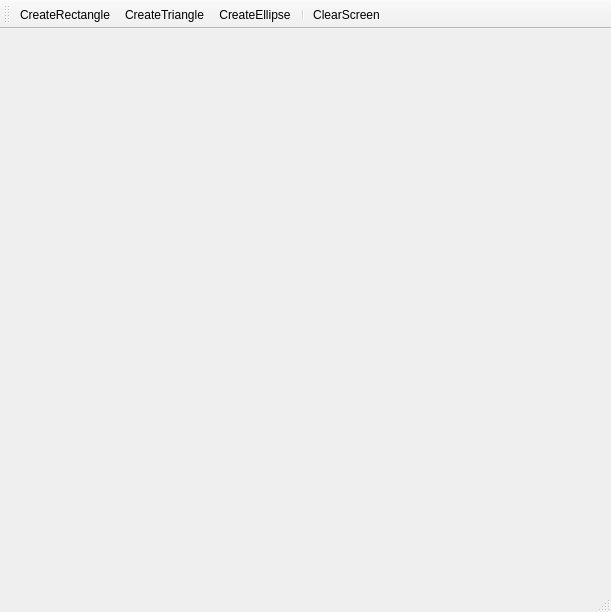
<?xml version="1.0" encoding="UTF-8"?>
<ui version="4.0">
 <class>MainWindow</class>
 <widget class="QMainWindow" name="MainWindow">
  <property name="geometry">
   <rect>
    <x>0</x>
    <y>0</y>
    <width>611</width>
    <height>612</height>
   </rect>
  </property>
  <property name="windowTitle">
   <string>MainWindow</string>
  </property>
  <widget class="QWidget" name="centralwidget"/>
  <widget class="QMenuBar" name="menubar">
   <property name="geometry">
    <rect>
     <x>0</x>
     <y>0</y>
     <width>611</width>
     <height>21</height>
    </rect>
   </property>
  </widget>
  <widget class="QStatusBar" name="statusbar"/>
  <widget class="QToolBar" name="toolBar">
   <property name="windowTitle">
    <string>toolBar</string>
   </property>
   <attribute name="toolBarArea">
    <enum>TopToolBarArea</enum>
   </attribute>
   <attribute name="toolBarBreak">
    <bool>false</bool>
   </attribute>
   <addaction name="actionCreateRectangle"/>
   <addaction name="actionCreateTriangle"/>
   <addaction name="actionCreateEllipse"/>
   <addaction name="separator"/>
   <addaction name="actionClearScreen"/>
  </widget>
  <action name="actionCreateRectangle">
   <property name="icon">
    <iconset resource="icons.qrc">
     <normaloff>:/img/img/rectangle.jpg</normaloff>:/img/img/rectangle.jpg</iconset>
   </property>
   <property name="text">
    <string>CreateRectangle</string>
   </property>
  </action>
  <action name="actionCreateTriangle">
   <property name="icon">
    <iconset resource="icons.qrc">
     <normaloff>:/img/img/triangle.gif</normaloff>:/img/img/triangle.gif</iconset>
   </property>
   <property name="text">
    <string>CreateTriangle</string>
   </property>
  </action>
  <action name="actionCreateEllipse">
   <property name="icon">
    <iconset resource="icons.qrc">
     <normaloff>:/img/img/ellipse.gif</normaloff>:/img/img/ellipse.gif</iconset>
   </property>
   <property name="text">
    <string>CreateEllipse</string>
   </property>
  </action>
  <action name="actionClearScreen">
   <property name="icon">
    <iconset resource="icons.qrc">
     <normaloff>:/img/img/ClearScreen.jpg</normaloff>:/img/img/ClearScreen.jpg</iconset>
   </property>
   <property name="text">
    <string>ClearScreen</string>
   </property>
  </action>
 </widget>
 <resources>
  <include location="icons.qrc"/>
 </resources>
 <connections/>
</ui>
